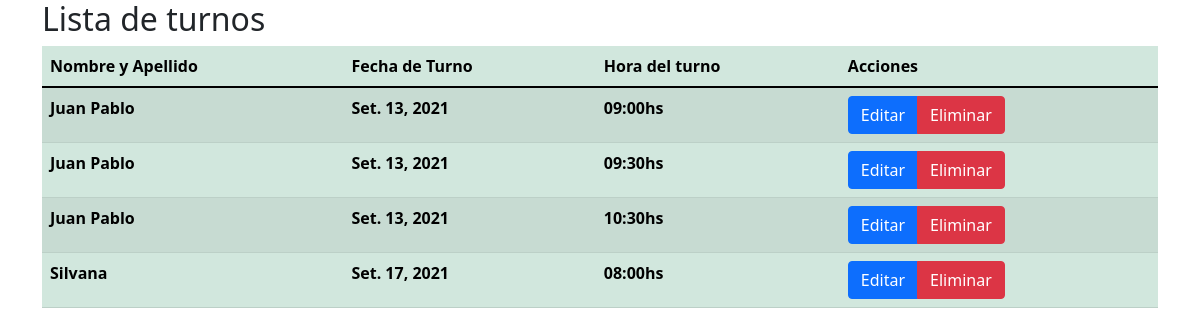
The page /lista_turnos on the database as committed earlier.
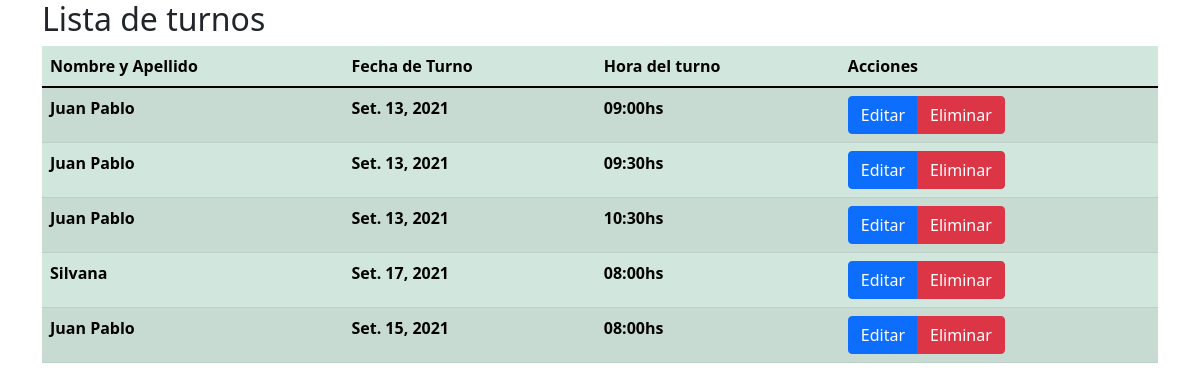
The same page on the database as committed later.
### app/models.py (models this page shows, shortened)
class Turno(models.Model):
    nombre=models.CharField(max_length=64)
    dni=models.IntegerField(max_length=8,default=0)
    dia=models.ForeignKey(Dia,on_delete=models.CASCADE)
    hora=models.ForeignKey(Hora,on_delete=models.CASCADE)

class Dia(models.Model):
    dia=models.DateField()
    horario=models.ManyToManyField(Hora)

class Hora(models.Model):
    horas=models.CharField(max_length=64,choices=horas,default="08:00")
    def __str__(self):
        return f"{self.horas}"

### app/views.py (the view)
# urls.py: path('lista_turnos',views.ListaTurnos.as_view(template_name="app/lista_turnos.html"),name="lista_turnos"),
class ListaTurnos(ListView):
    model=Turno
    form=Turno
    fields="__all__"
    success_url=reverse_lazy('index')

### app/templates/app/lista_turnos.html (shortened to what this page needs)
<!DOCTYPE html>
<html lang="es">
<head>
</head>
<body>
{% extends "app/base.html" %}
{% block body %}
<h2>Lista de turnos</h2>
<table class="table table-success table-striped">
    <thead>
        <tr style="align-items: center;">
            <th>Nombre y Apellido</th>
            <th>Fecha de Turno</th>
            <th>Hora del turno</th>
            <th>Acciones</th>
        </tr>
    </thead>
    <tbody>
        {% for p in object_list %}
            <tr>
                <th>{{p.nombre}}</th>
                <th>{{p.dia.dia}}</th>
                <th>{{p.hora}}hs</th>
                <th>
                    <form method="POST" action="lista_turnos/eliminar/{{p.id}}">
                        <div class="btn-group">
                        <a href="{% url 'editar_turno' p.id %}" title="Editar" type="button" class="btn btn-primary">Editar </a>
                        <button class="btn btn-danger" onclick="return eliminar();" type="submit">
                            Eliminar
                          </button>
                        </div>
                        </form>
                </th>
            </tr>
        {% endfor %}
    </tbody>
</table>
{% endblock %}

Rows that differ between the two databases and show on the page:
added Turno: nombre "Juan Pablo", dia.dia "Set. 15, 2021", hora "08:00"
